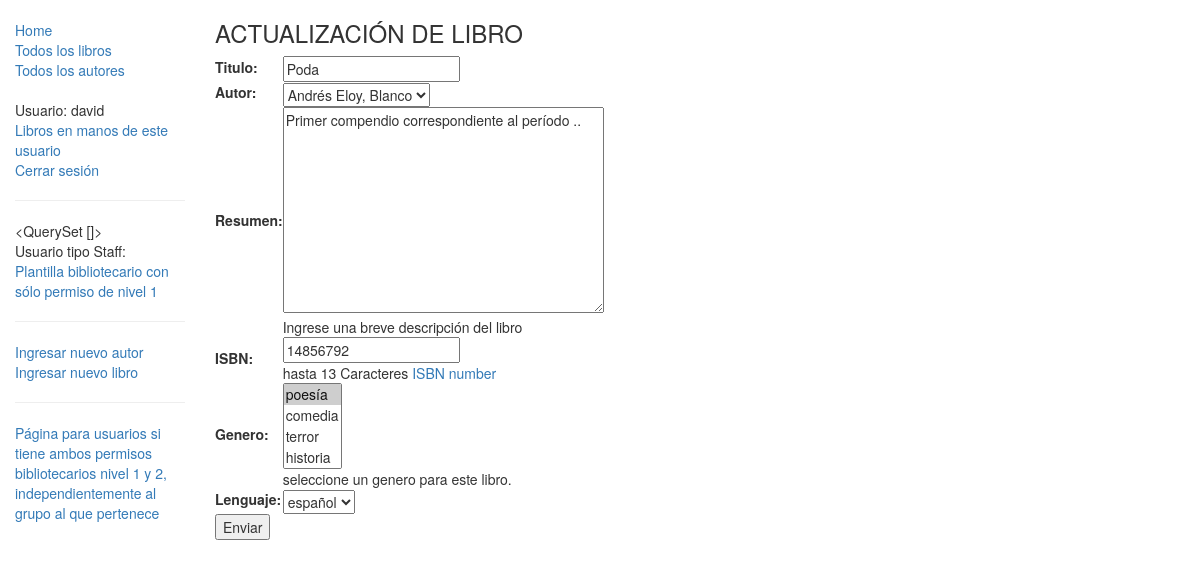
/catalogo/libro/1/actualizar/ (signed in), run on an earlier commit of the app's database.
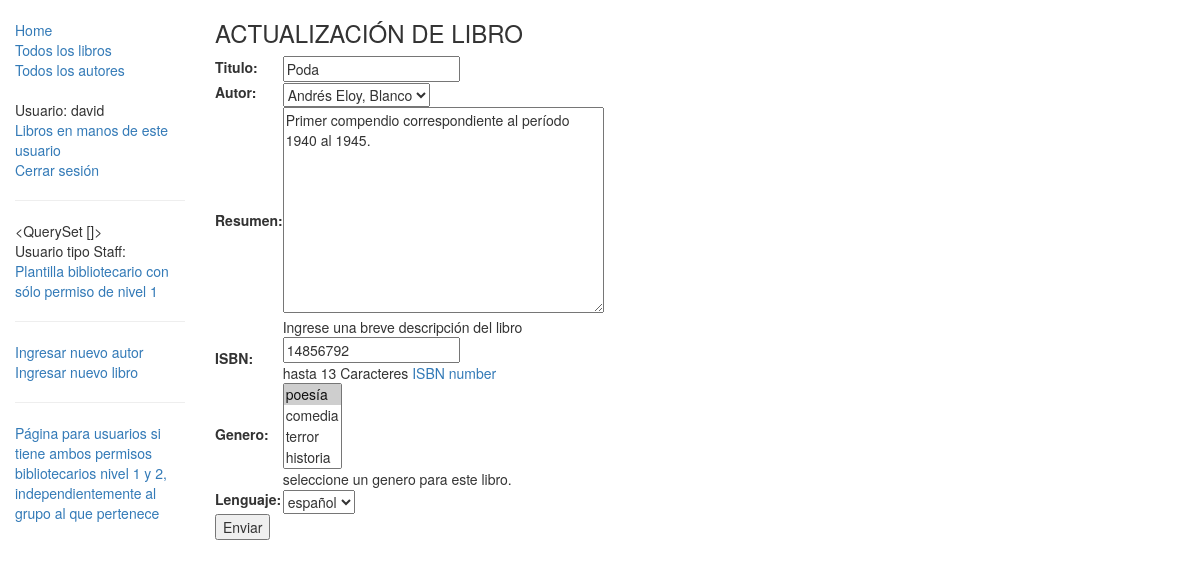
And on a later commit of the database.
### catalogo/models.py (models this page shows, shortened)
class Libro(models.Model):
    titulo = models.CharField(max_length=200)
    autor = models.ForeignKey('Autor', on_delete=models.SET_NULL, null=True)
    resumen = models.TextField(max_length=1000, help_text="Ingrese una breve descripción del libro")
    isbn = models.CharField('ISBN',max_length=13, help_text='hasta 13 Caracteres <a href="https://www.isbn-international.org/content/what-isbn">ISBN number</a>')
    genero = models.ManyToManyField(Genero, help_text="seleccione un genero para este libro.")
    lenguaje = models.ForeignKey('Lenguaje', on_delete=models.SET_NULL, null=True)
    def display_genero(self):
        """
        Creates a string for the Genero. This is required to display genre in Admin."""
        return ', '.join([ genero.nombre for genero in self.genero.all()[:3] ])
    display_genero.short_description = 'Genero'

### catalogo/views.py (the view)
# urls.py: path('libro/<int:pk>/actualizar/', views.ActualizarLibro.as_view(), name='libro-update'),
class ActualizarLibro(PermissionRequiredMixin, UpdateView):
    model = Libro
    fields = '__all__' # Not recommended (potential security issue if more fields added)
    permission_required = 'catalogo.permisoBibliotecario1'
    success_url = reverse_lazy('autores')

### catalogo/models.py (called while the page is built)
    def __str__(self):
        return self.nombre

    def __str__(self):
        return '%s, %s' % (self.nombre, self.apellido)

    def __str__(self):
        return self.nombre

### catalogo/templates/catalogo/libro_form.html (shortened to what this page needs)
{% extends "base_generica.html" %}
{% block content %}
  <h3> {{ object|yesno:'ACTUALIZACIÓN DE, INGRESO DE NUEVO' }} LIBRO</h3>
  <form action="" method="post">
    <table>
    {{ form.as_table }}
    </table>
    <input type="submit" value="Enviar">
  </form>
{% endblock %}

What changed in the data, as far as the page shows it:
changed Libro "Poda": resumen "Primer compendio correspondiente al período .." → "Primer compendio correspondiente al período 1940 al 1945."
